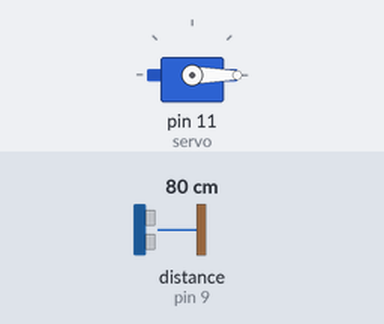
Bench run of a sketch on a simulated Arduino Uno, built with avr-gcc and run on an emulated ATmega328P. Shown: servo. Wiring (inferred from the names in the program): ultrasonic range finder: trigger pin 10; echo pin 9. The test bench sets the inputs (shaded band); at power-on: distance to the obstacle (sensor on pin 9) 80 cm. The echo pulse lasts 58.3 µs per cm.

Above: at 1.2 s.
1.3 s: distance to the obstacle (sensor on pin 9) set to 43 cm
2.8 s: distance to the obstacle (sensor on pin 9) set to 37 cm
At 4.2 s:
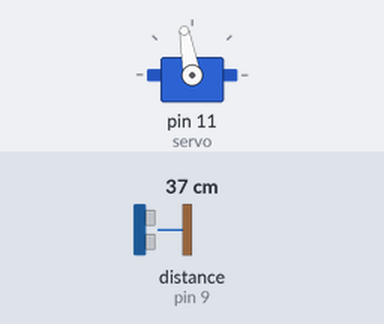
Timing chart, 0 to 9.6 s (numbered marks = the images above; inputs shaded):
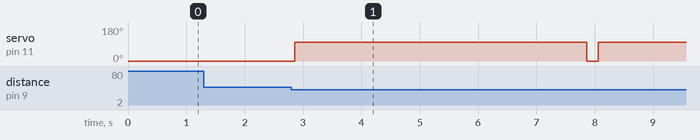

Measured:
- the behaviour switches between 41 and 40 cm on distance to the obstacle (sensor on pin 9) (found by bisection; images 0 and 1)
- after the input at 1.3 s, every drawn part: stays the same
- after the input at 2.8 s, servo on pin 11 (servo): 0° → 100° after 0.06 s, → 0° 5.0 s later, → 100° 0.20 s later

The sketch:

SmartBin.ino
```cpp
#include <Servo.h>

Servo servo;

int echo = 9, trig = 10;
double distance, duration;

void setup()
{
  servo.attach(11);
  servo.write(0);
  pinMode(echo, INPUT);
  pinMode(trig, OUTPUT);
}

void loop() {
  digitalWrite(trig, LOW);
  delayMicroseconds(2);

  digitalWrite(trig, HIGH);
  delayMicroseconds(10);

  digitalWrite(trig, LOW);

  duration = pulseIn(echo, HIGH);

  distance = duration* 34 / 2000;

  if(distance <= 40)
  {
    servo.write(100);
    delay(5000);
  }

  servo.write(0);
  delay(200);
}
```
